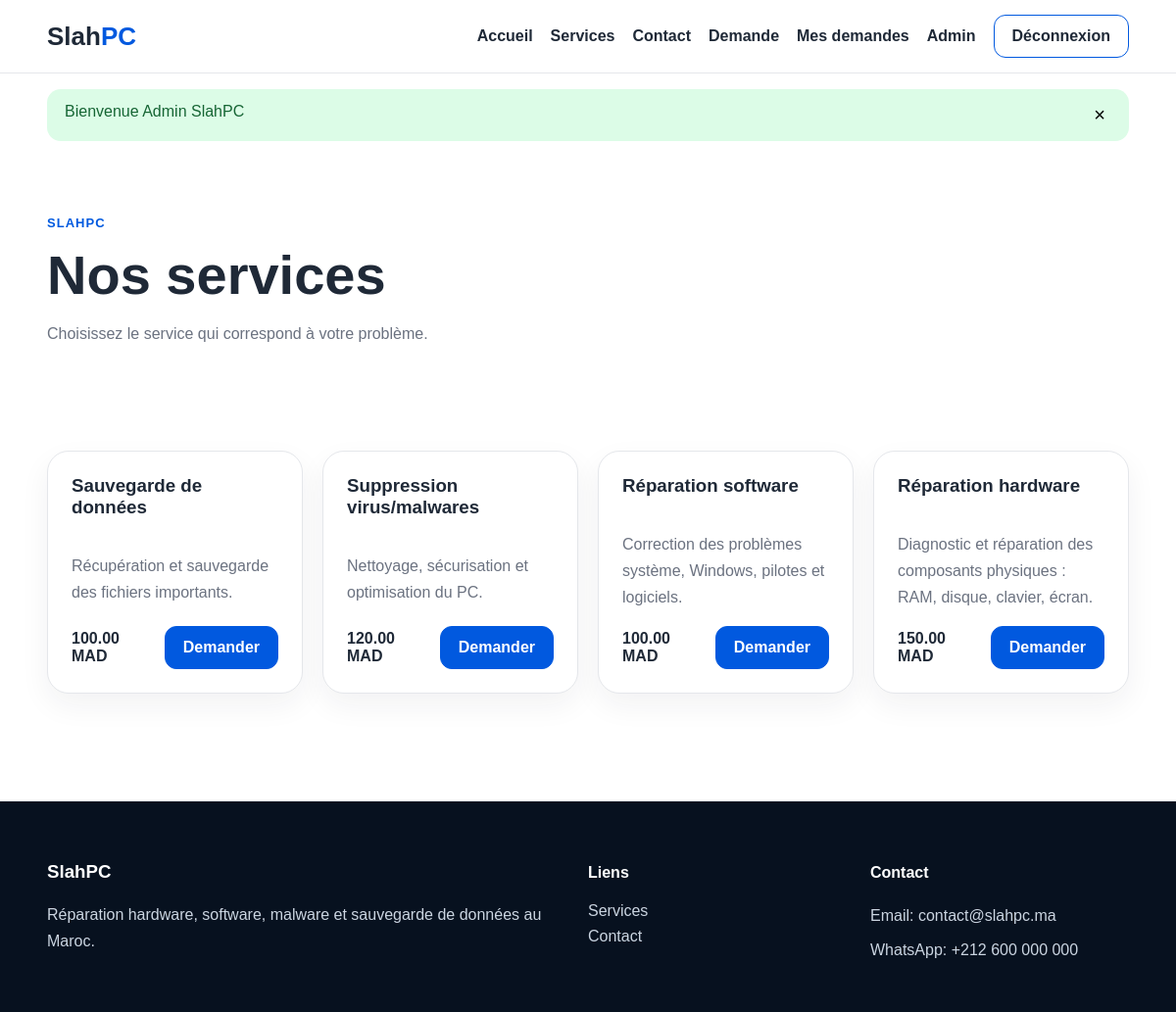
Screenshot of /services.php (signed in) with the database file from the repository.
### tables this page shows
CREATE TABLE IF NOT EXISTS services (
    id INT AUTO_INCREMENT PRIMARY KEY,
    name VARCHAR(120) NOT NULL,
    description TEXT,
    base_price DECIMAL(10,2),
    active TINYINT(1) DEFAULT 1,
    created_at TIMESTAMP DEFAULT CURRENT_TIMESTAMP
);

### includes/functions.php (called while the page is built, shortened)
<?php
function e($value) {
    return htmlspecialchars((string)$value, ENT_QUOTES, 'UTF-8');
}

### public/services.php (the view, shortened to what this page needs)
<?php
require_once '../includes/header.php';
$stmt = $pdo->query('SELECT * FROM services WHERE active = 1 ORDER BY id DESC');
$services = $stmt->fetchAll();
?>
<section class="page-header container">
    <p class="eyebrow">SlahPC</p>
    <h1>Nos services</h1>
    <p>Choisissez le service qui correspond à votre problème.</p>
</section>
<section class="container card-grid page-section">
    <?php foreach ($services as $service): ?>
        <article class="card service-card">
            <h3><?= e($service['name']) ?></h3>
            <p><?= e($service['description']) ?></p>
            <div class="card-footer">
                <strong><?= e($service['base_price']) ?> MAD</strong>
                <a class="btn btn-primary" href="request-create.php?service_id=<?= e($service['id']) ?>">Demander</a>
            </div>
        </article>
    <?php endforeach; ?>
</section>
<?php require_once '../includes/footer.php'; ?>

### assets/css/style.css (style rules this page uses)
:root { --primary: #0159df; --primary-dark: #003f9e; --bg: #f5f7fb; --text: #1f2937; --muted: #6b7280; --white: #ffffff; --border: #e5e7eb; --success: #16a34a; --danger: #dc2626; --warning: #f59e0b; }
* { box-sizing: border-box; }
body { margin: 0; font-family: Arial, sans-serif; color: var(--text); background: var(--white); }
a { color: inherit; text-decoration: none; }
.container { width: min(1120px, 92%); margin: auto; }
.btn { display: inline-flex; align-items: center; justify-content: center; border-radius: 12px; padding: 12px 18px; font-weight: 700; border: 1px solid var(--border); cursor: pointer; transition: .2s; }
.btn-primary { background: var(--primary); color: white; border-color: var(--primary); }
.eyebrow { color: var(--primary); text-transform: uppercase; font-weight: 800; letter-spacing: .08em; font-size: 13px; }
h1 { font-size: clamp(34px, 5vw, 56px); line-height: 1.05; margin: 10px 0; }
p { color: var(--muted); line-height: 1.7; }
.section, .page-section { padding: 70px 0; }
.card-grid { display: grid; grid-template-columns: repeat(4, 1fr); gap: 20px; }
.card { background: var(--white); border: 1px solid var(--border); border-radius: 22px; padding: 24px; box-shadow: 0 12px 30px rgba(31,41,55,.06); }
.card h3 { margin-top: 0; }
.service-card { display: flex; flex-direction: column; min-height: 230px; }
.card-footer { margin-top: auto; display: flex; align-items: center; justify-content: space-between; gap: 12px; }
.page-header { padding: 60px 0 20px; }

### rows the page displays
services: name "Sauvegarde de données", description "Récupération et sauvegarde des fichiers importants.", base_price "100.00"
services: name "Suppression virus/malwares", description "Nettoyage, sécurisation et optimisation du PC.", base_price "120.00"
services: name "Réparation software", description "Correction des problèmes système, Windows, pilotes et logiciels.", base_price "100.00"
services: name "Réparation hardware", description "Diagnostic et réparation des composants physiques : RAM, disque, clavier, écran.", base_price "150.00"

### other values shown
$flashMessage['message'] "Bienvenue Admin SlahPC"
